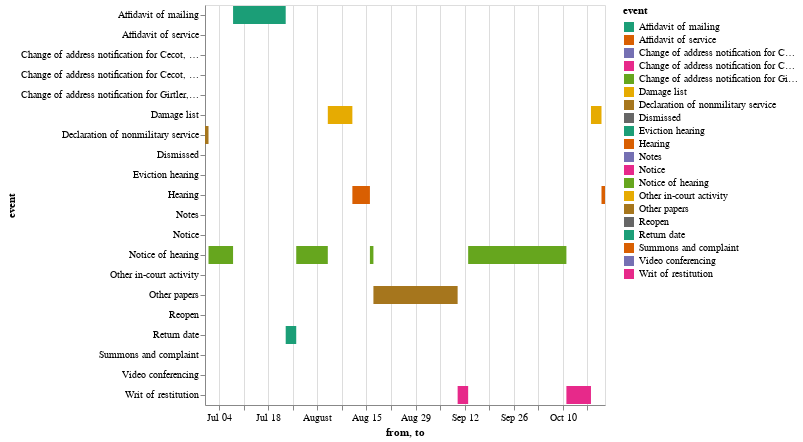

Here is the notebook cell this chart was saved with:
### Code cell
alt.renderers.enable('default')
#alt.renderers.enable('jupyterlab')

chart = alt.Chart(data).mark_bar().encode(
    x='from',
    x2='to',
    y='event',
    color=alt.Color('event', scale=alt.Scale(scheme='dark2'))
)

chart

### Figure 1 — Vega-Lite specification as saved in the notebook (floating-point values rounded to 4 significant figures)
{"config": {"view": {"continuousWidth": 400, "continuousHeight": 300}}, "data": {"name": "data-1155a74efd654d5808f6cc71beb05aa0"}, "mark": "bar", "encoding": {"color": {"type": "nominal", "field": "event", "scale": {"scheme": "dark2"}}, "x": {"type": "temporal", "field": "from"}, "x2": {"field": "to"}, "y": {"type": "nominal", "field": "event"}}, "$schema": "https://vega.github.io/schema/vega-lite/v4.8.1.json", "datasets": {"data-1155a74efd654d5808f6cc71beb05aa0": [{"from": "2021-06-30T00:00:00", "to": "2021-06-30T00:00:00", "event": "Summons and complaint"}, {"from": "2021-06-30T00:00:00", "to": "2021-07-01T00:00:00", "event": "Declaration of nonmilitary service"}, {"from": "2021-07-01T00:00:00", "to": "2021-07-01T00:00:00", "event": "Declaration of nonmilitary service"}, {"from": "2021-07-01T00:00:00", "to": "2021-07-01T00:00:00", "event": "Declaration of nonmilitary service"}, {"from": "2021-07-01T00:00:00", "to": "2021-07-01T00:00:00", "event": "Affidavit of service"}, {"from": "2021-07-01T00:00:00", "to": "2021-07-01T00:00:00", "event": "Notice"}, {"from": "2021-07-01T00:00:00", "to": "2021-07-01T00:00:00", "event": "Notice"}, {"from": "2021-07-01T00:00:00", "to": "2021-07-01T00:00:00", "event": "Other papers"}, {"from": "2021-07-01T00:00:00", "to": "2021-07-01T00:00:00", "event": "Change of address notification for Cecot, David A"}, {"from": "2021-07-01T00:00:00", "to": "2021-07-01T00:00:00", "event": "Change of address notification for Girtler, Gail M"}, {"from": "2021-07-01T00:00:00", "to": "2021-07-01T00:00:00", "event": "Change of address notification for Cecot, David A, JR"}, {"from": "2021-07-01T00:00:00", "to": "2021-07-01T00:00:00", "event": "Notes"}, {"from": "2021-07-01T00:00:00", "to": "2021-07-08T00:00:00", "event": "Notice of hearing"}, {"from": "2021-07-08T00:00:00", "to": "2021-07-23T00:00:00", "event": "Affidavit of mailing"}, {"from": "2021-07-23T00:00:00", "to": "2021-07-26T00:00:00", "event": "Return date"}, {"from": "2021-07-26T00:00:00", "to": "2021-07-26T00:00:00", "event": "Dismissed"}, {"from": "2021-07-26T00:00:00", "to": "2021-07-26T00:00:00", "event": "Other in-court activity"}, {"from": "2021-07-26T00:00:00", "to": "2021-07-26T00:00:00", "event": "Reopen"}, {"from": "2021-07-26T00:00:00", "to": "2021-08-04T00:00:00", "event": "Notice of hearing"}, {"from": "2021-08-04T00:00:00", "to": "2021-08-11T00:00:00", "event": "Damage list"}, {"from": "2021-08-11T00:00:00", "to": "2021-08-16T00:00:00", "event": "Hearing"}, {"from": "2021-08-16T00:00:00", "to": "2021-08-16T00:00:00", "event": "Video conferencing"}, {"from": "2021-08-16T00:00:00", "to": "2021-08-17T00:00:00", "event": "Notice of hearing"}, {"from": "2021-08-17T00:00:00", "to": "2021-09-10T00:00:00", "event": "Other papers"}, {"from": "2021-09-10T00:00:00", "to": "2021-09-10T00:00:00", "event": "Eviction hearing"}, {"from": "2021-09-10T00:00:00", "to": "2021-09-13T00:00:00", "event": "Writ of restitution"}, {"from": "2021-09-13T00:00:00", "to": "2021-10-11T00:00:00", "event": "Notice of hearing"}, {"from": "2021-10-11T00:00:00", "to": "2021-10-18T00:00:00", "event": "Writ of restitution"}, {"from": "2021-10-18T00:00:00", "to": "2021-10-21T00:00:00", "event": "Damage list"}, {"from": "2021-10-21T00:00:00", "to": "2021-10-22T00:00:00", "event": "Hearing"}, {"from": "2021-10-22T00:00:00", "to": "2021-10-22T00:00:00", "event": "Video conferencing"}]}}
